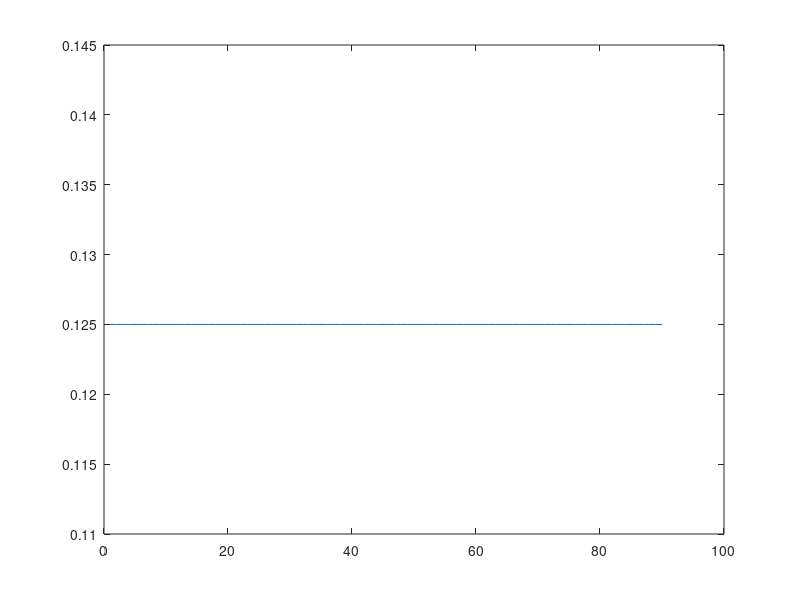

Recreate this plot in MATLAB.
V_alpha=[];

for alpha=1:1:90
D=0.25;
time=[0, (alpha/360), D, (alpha/360)+D, 0.5, 0.5+ (alpha/360), 0.5+D ...
    0.5+(alpha/360)+D, 1] ;

time2=(time(2:9)-time(1:8));

S1=[1 1 0 0 0 0 0 0 ];
S2=[0 0 0 0 1 1 0 0 ];
S3=[0 1 1 0 0 0 0 0 ];
S4=[0 0 0 0 0 1 1 0 ];

Vo=1;
Vin=Vo*ones(1,9)*(1-D);
Vgo=(Vo/2*(S1+S2+S3+S4))/4;
Vcm=(Vo/2)*(S1+S3)/2;
Vdm=(Vo/2)*(S1-S3)/2;
Vcmp=Vcm-Vgo;

V=sum(abs(Vdm.*time2));
V=sum(abs(Vcm.*time2));

V_alpha=[ V_alpha , V];

end

figure();
plot(V_alpha)
